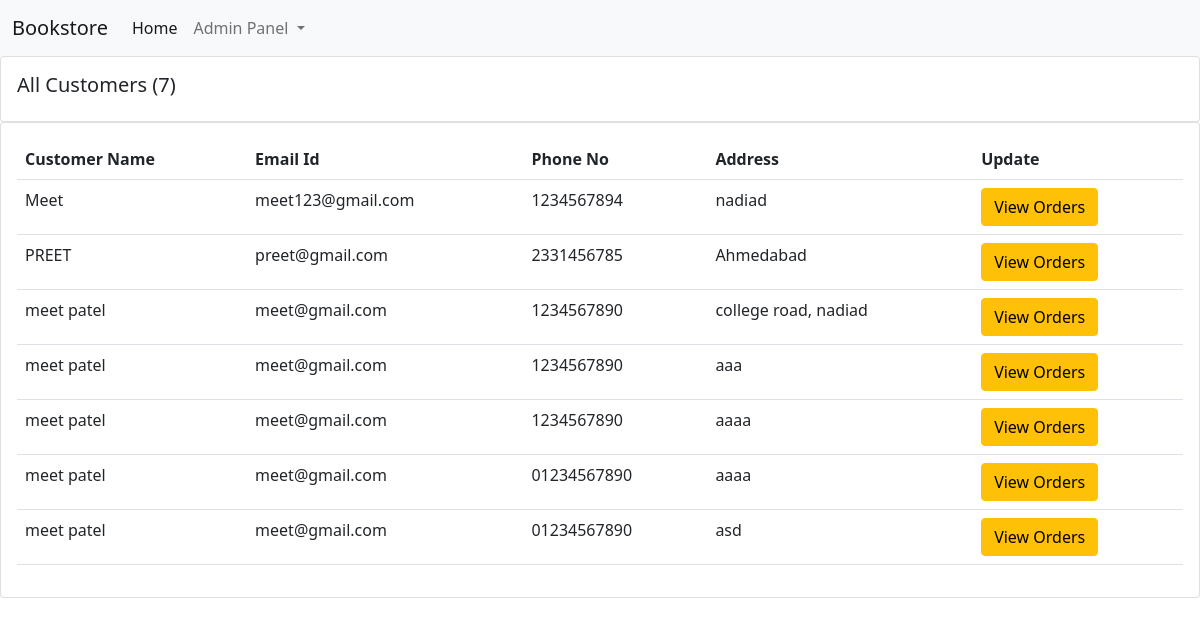
The page /customers_list/ on the database its author committed.
### books/models.py (models this page shows, shortened)
class Order(models.Model):
    user = models.ForeignKey(User, on_delete=models.CASCADE, default=1)
    items_json = models.CharField(max_length=5000, blank=True)
    books = models.ManyToManyField('Book')
    price = models.IntegerField(default=0)
    name = models.CharField(max_length=100, blank=True)
    email = models.CharField(max_length=100, blank=True)
    address = models.CharField(max_length=100, default="")
    phone = models.CharField(max_length=100, blank=True)
    date = models.DateTimeField(auto_now_add=True)

### books/views.py (the view)
# urls.py: path("customers_list/", views.customers_list, name="customers_list"),
def customers_list(request):
    customers = Order.objects.all()
    customer_count = customers.count()
    return render(request, "customers_list.html", {'customers':customers, 'customer_count':customer_count})

### books/templates/customers_list.html (shortened to what this page needs)
{% extends 'admin_navbar.html' %}
{% block body %}
      <div class="row">
        <div class="col-md">
          <div class="card card-body">
            <h5>All Customers ({{customer_count}})</h5>
          </div>
          <div class="card card-body">
            <table class="table">
              <tr>
                <th>Customer Name</th>
                <th>Email Id</th>
                <th>Phone No</th>
                <th>Address</th>
                <th>Update</th>
              </tr>
              {% for customer in customers %}
                <tr>
                  <td>{{customer.name}}</td>
                  <td>{{customer.email}}</td>
                  <td>{{customer.phone}}</td>
                  <td>{{customer.address}}</td>
                  <td><a href="/customers_list/orders_{{customer.id}}/" class="btn btn-warning">View Orders</a></td>
                </tr>
              {% endfor %}
            </table>
          </div>
        </div>
      </div>
      {% endblock %}

### rows shown on the page
Order: name "Meet", email "meet123@gmail.com", phone "1234567894", address "nadiad"
Order: name "PREET", email "preet@gmail.com", phone "2331456785", address "Ahmedabad"
Order: name "meet patel", email "meet@gmail.com", phone "1234567890", address "college road, nadiad"
Order: name "meet patel", email "meet@gmail.com", phone "1234567890", address "aaa"
Order: name "meet patel", email "meet@gmail.com", phone "1234567890", address "aaaa"
Order: name "meet patel", email "meet@gmail.com", phone "01234567890", address "aaaa"
Order: name "meet patel", email "meet@gmail.com", phone "01234567890", address "asd"

### other values the page prints
{{ customer_count }} "7"
